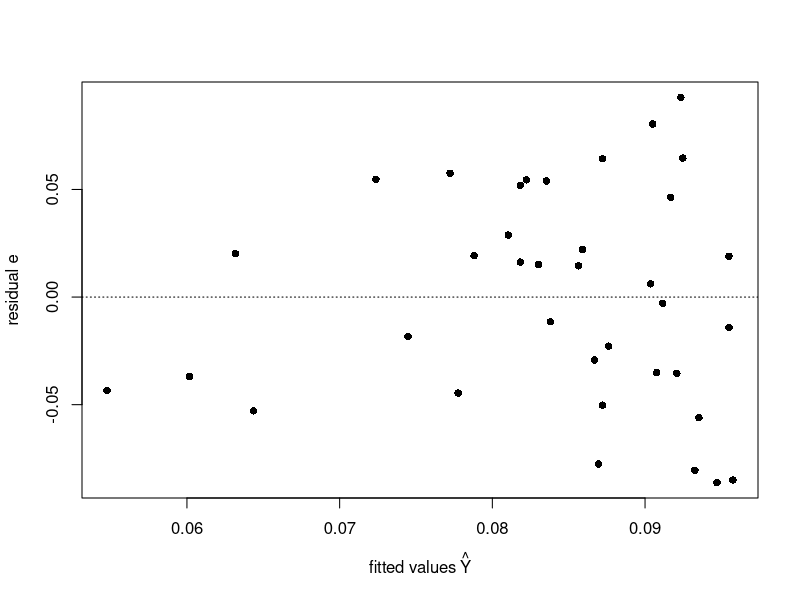
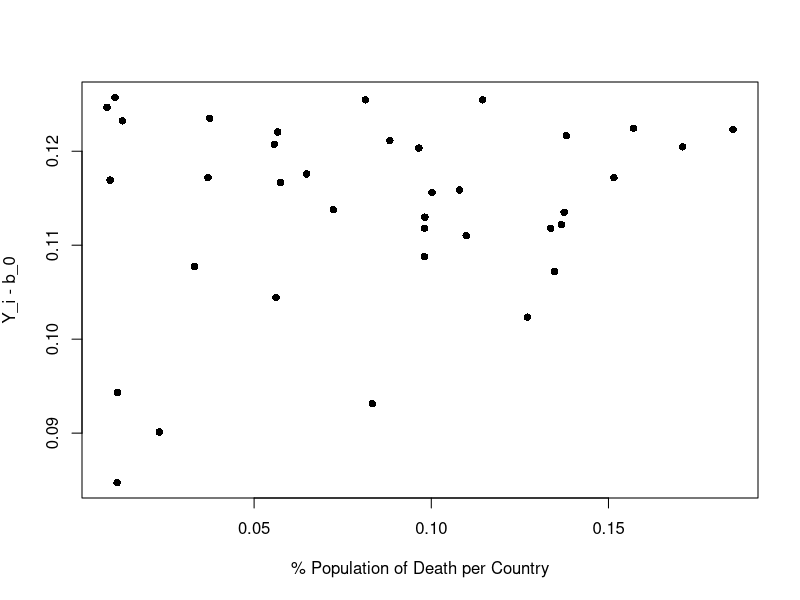
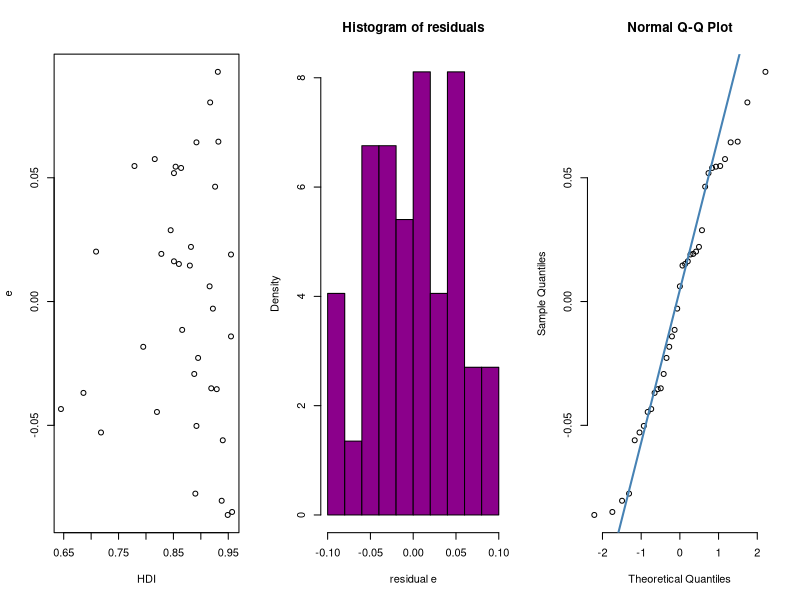
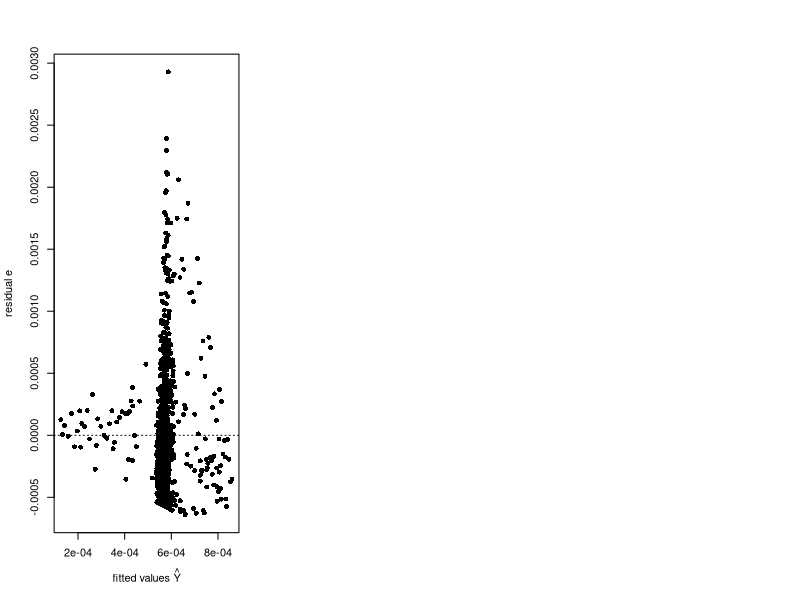
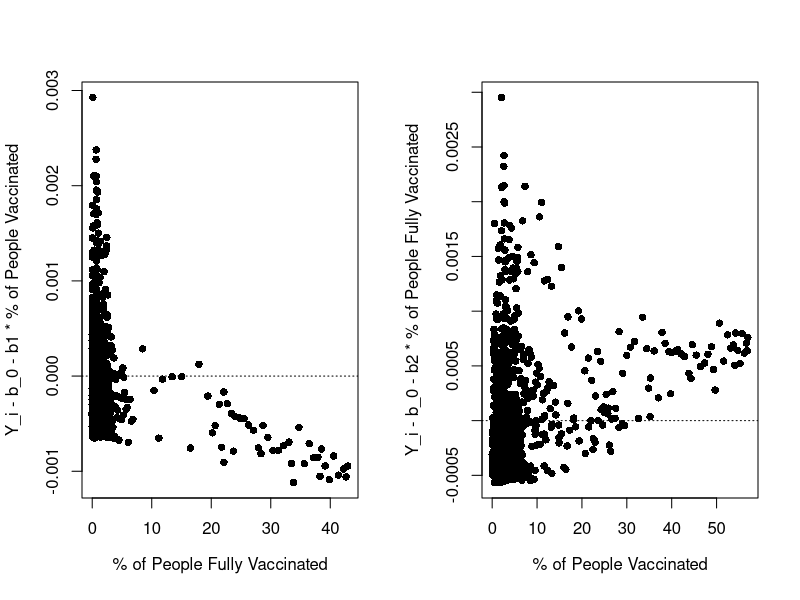
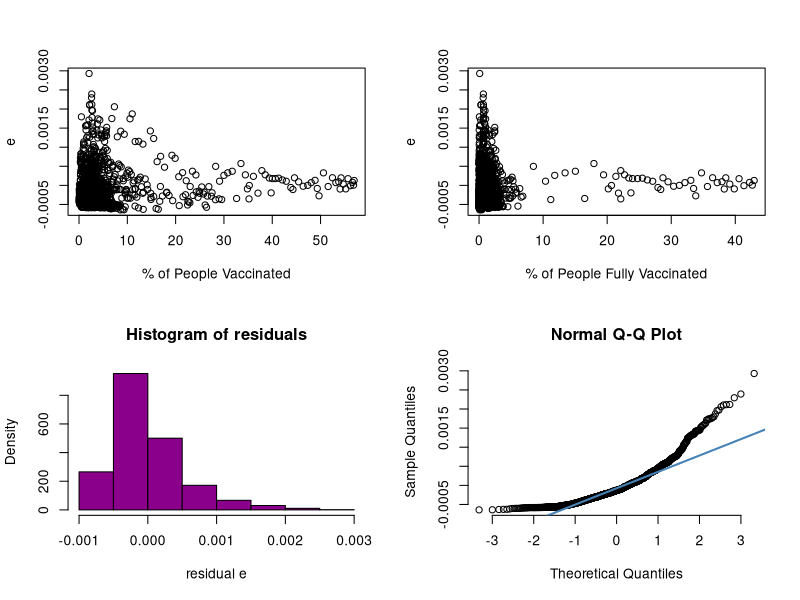
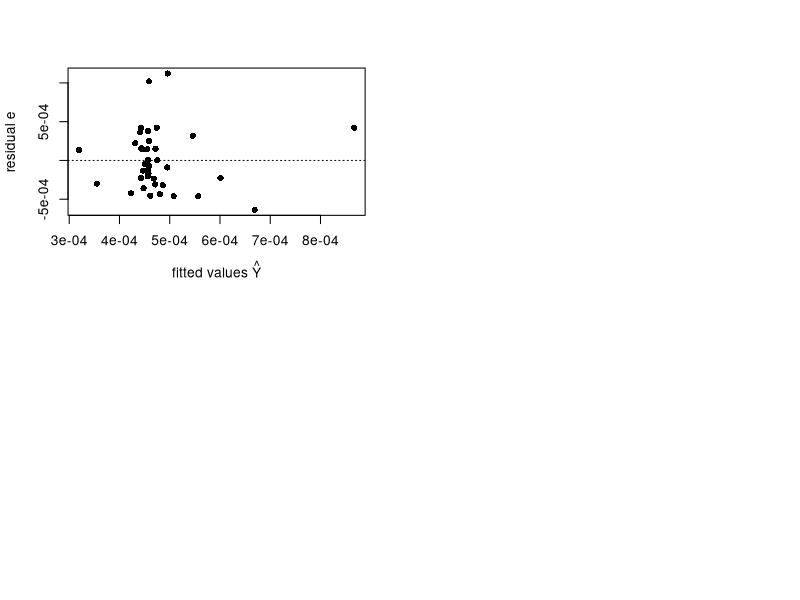
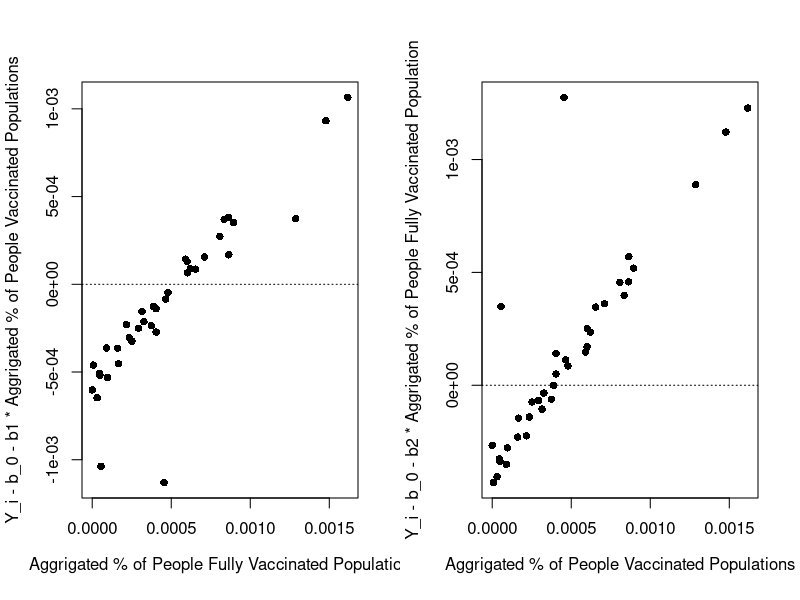

Source code (R) for these figures, in order:
## ---- chunk 1
knitr::opts_chunk$set(echo = TRUE)
## ---- chunk 2
covid <- read.csv(file = 'covid.csv')
## ---- chunk 3

covid_new = read.csv(file='covid_new.csv')

agg_pop_death_percentage = aggregate(
    x = covid_new$percentage_total_deaths, 
    by = list(covid_new$location), 
    FUN = mean
  )

agg_hdi = aggregate(
    x = covid_new$human_development_index, 
    by = list(covid_new$location), 
    FUN = mean
  )
## ---- chunk 4

pop_death_per_country <- agg_pop_death_percentage$x
hdi <- agg_hdi$x

linmod <- lm(pop_death_per_country~hdi)
b0 <- linmod$coef[1]
b1 <- linmod$coef[2]

Yhat <- linmod$fitted.values
e <- resid(linmod)
plot(Yhat,e, xlab = expression('fitted values' ~ hat(Y)),ylab="residual e", pch = 16)
abline(h = 0, lty = 3)
## ---- chunk 5
Y1 <- linmod$fitted.values - b0
e <- resid(linmod)
plot(pop_death_per_country, Y1, xlab ="% Population of Death per Country" ,ylab=expression('Y_i - b_0'), pch = 16)
abline(h = 0, lty = 3)
## ---- chunk 6
e <- resid(linmod)
par(mfrow=c(1,3))
plot(hdi, e, xlab="HDI")
hist(e, main="Histogram of residuals", xlab="residual e", col="darkmagenta", freq=FALSE)
qqnorm(e, pch = 1, frame = FALSE)
qqline(e, col = "steelblue", lwd = 2)
## ---- chunk 7
linmod2 <- lm(covid_new$perecentage_new_deaths ~ covid_new$percentage_vaccinated + covid_new$percentage_fully_vaccinated)
b0 <- linmod2$coef[1]
b1 <- linmod2$coef[2]
b2 <- linmod2$coef[3]

Yhat <- linmod2$fitted.values
e <- resid(linmod2)
plot(Yhat,e, xlab = expression('fitted values' ~ hat(Y)),ylab="residual e", pch = 16)
abline(h = 0, lty = 3)
## ---- chunk 8
Y1 <- covid_new$perecentage_new_deaths - b0 - b1*covid_new$percentage_vaccinated
e <- resid(linmod2)
par(mfrow=c(1,2))
plot(covid_new$percentage_fully_vaccinated,Y1, xlab = expression('% of People Fully Vaccinated'),ylab='Y_i - b_0 - b1 * % of People Vaccinated', pch = 16)
abline(h = 0, lty = 3)
Y2 <- covid_new$perecentage_new_deaths - b0 - b2*covid_new$percentage_fully_vaccinated
plot(covid_new$percentage_vaccinated, Y2, xlab = expression('% of People Vaccinated'),ylab='Y_i - b_0 - b2 * % of People Fully Vaccinated', pch = 16)
abline(h = 0, lty = 3)
## ---- chunk 9
e <- resid(linmod2)
par(mfrow=c(2,2))
plot(covid_new$percentage_vaccinated, e, xlab="% of People Vaccinated")
plot(covid_new$percentage_fully_vaccinated, e, xlab="% of People Fully Vaccinated")
hist(e, main="Histogram of residuals", xlab="residual e", col="darkmagenta", freq=FALSE)
qqnorm(e, pch = 1, frame = FALSE)
qqline(e, col = "steelblue", lwd = 2)
## ---- chunk 10
agg_new_deaths <- aggregate(covid_new$perecentage_new_deaths, by=list(covid_new$location), mean)$x
agg_fully_vaccinated_population <- aggregate(covid_new$percentage_fully_vaccinated, by=list(covid_new$location), mean)$x
agg_vaccinated_populations <- aggregate(covid_new$percentage_vaccinated, by=list(covid_new$location), mean)$x

linmod.2 <- lm(agg_new_deaths ~ agg_vaccinated_populations + agg_fully_vaccinated_population)
b0 <- linmod.2$coef[1]
b1 <- linmod.2$coef[2]
b2 <- linmod.2$coef[3]

Yhat <- linmod.2$fitted.values
e <- resid(linmod.2)
plot(Yhat,e, xlab = expression('fitted values' ~ hat(Y)),ylab="residual e", pch = 16)
abline(h = 0, lty = 3)
## ---- chunk 11
Y1 <- agg_new_deaths - b0 - b1*agg_vaccinated_populations
par(mfrow=c(1,2))
e <- resid(linmod.2)
plot(agg_new_deaths,Y1, xlab = expression('Aggrigated % of People Fully Vaccinated Population'),ylab='Y_i - b_0 - b1 * Aggrigated % of People Vaccinated Populations', pch = 16)
abline(h = 0, lty = 3)
Y2 <- agg_new_deaths - b0 - b2*agg_fully_vaccinated_population
plot(agg_new_deaths, Y2, xlab = expression('Aggrigated % of People Vaccinated Populations'),ylab='Y_i - b_0 - b2 * Aggrigated % of People Fully Vaccinated Population', pch = 16)
abline(h = 0, lty = 3)
## ---- chunk 12
e <- resid(linmod.2)
par(mfrow=c(2,2))
plot(agg_fully_vaccinated_population, e, xlab="Aggrigated % of People Fully Vaccinated Population")
plot(agg_vaccinated_populations, e, xlab="Aggrigated % of People Vaccinated Population")
hist(e, main="Histogram of residuals", xlab="residual e", col="darkmagenta", freq=FALSE)
qqnorm(e, pch = 1, frame = FALSE)
qqline(e, col = "steelblue", lwd = 2)
